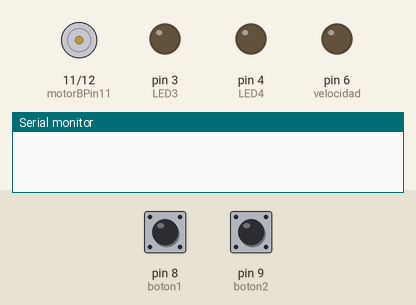
Recording of a sketch running on a simulated Arduino Uno, built with avr-gcc and run on an emulated ATmega328P. On the bench: motor-driver pin pairs drawn as motors (green arrow = first pin HIGH = forward, orange = second pin HIGH = backward, longer = more drive), output pins drawn as LEDs (lit = HIGH), the last lines printed to the serial monitor. The inputs (shaded band) are chosen by the test bench; at power-on: pin 8 (boton1) LOW, pin 9 (boton2) LOW.

Above: at 1.2 s.
1.3 s: pin 8 (boton1) pulled HIGH for 1 s
At 2.8 s:
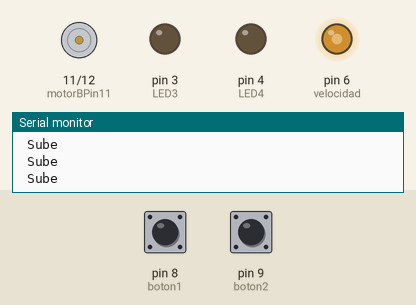
3.8 s: pin 9 (boton2) pulled HIGH for 3.2 s
At 3.95 s:
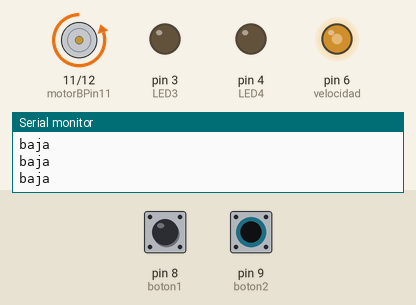
8.5 s: pin 8 (boton1) pulled HIGH for 0.15 s
At 8.58 s:
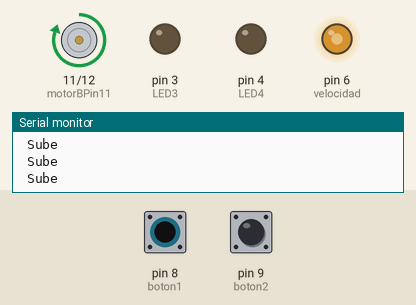
10.1 s: pin 9 (boton2) pulled HIGH for 0.15 s
At 11.0 s:
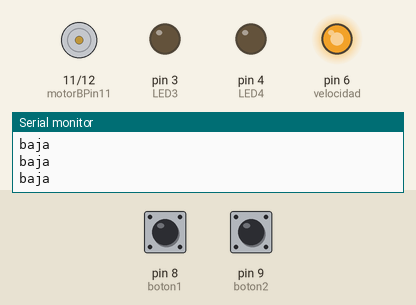
11.8 s: pin 9 (boton2) pulled HIGH for 1 s
At 11.95 s:
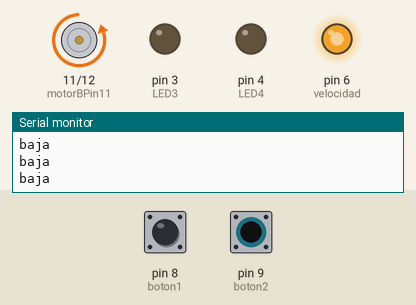
14.3 s: pin 8 (boton1) pulled HIGH for 0.15 s
At 14.38 s:
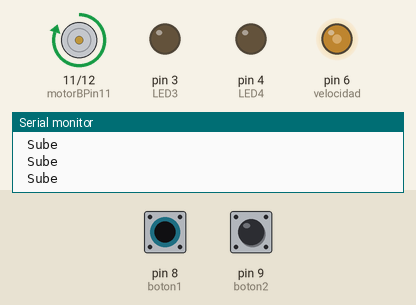
Timing chart, 0 to 16.9 s (numbered marks = the images above; inputs shaded):
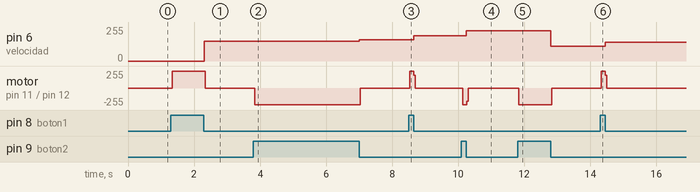

Measured:
- after the input at 1.3 s, pin 6 (velocidad): 0/255 → 147/255 after 1.0 s; motor on pin 11 (motorBPin11) / pin 12 (motorBPin12): stopped → forward 253/255 at once, → stopped 1.0 s later
- after the input at 3.8 s, pin 6 (velocidad): 147/255 → 161/255 after 3.2 s; motor on pin 11 (motorBPin11) / pin 12 (motorBPin12): stopped → backward 253/255 at once, → stopped 3.2 s later
- after the input at 8.5 s, pin 6 (velocidad): 161/255 → 191/255 after 0.15 s; motor on pin 11 (motorBPin11) / pin 12 (motorBPin12): stopped → forward 253/255 at once, → stopped 0.12 s later
- after the input at 10.1 s, pin 6 (velocidad): 191/255 → 226/255 after 0.15 s; motor on pin 11 (motorBPin11) / pin 12 (motorBPin12): stopped → backward 253/255 at once, → stopped 0.12 s later
- after the input at 11.8 s, pin 6 (velocidad): 226/255 → 112/255 after 1.0 s; motor on pin 11 (motorBPin11) / pin 12 (motorBPin12): stopped → backward 253/255 at once, → stopped 1.0 s later
- after the input at 14.3 s, pin 6 (velocidad): 112/255 → 142/255 after 0.15 s; motor on pin 11 (motorBPin11) / pin 12 (motorBPin12): stopped → forward 253/255 at once, → stopped 0.12 s later

The sketch:

ArranqueMotorBotones.ino
```cpp
const int motorBPin11 = 11;
const int motorBPin12 = 12;
int boton1 = 8;
int boton2 = 9;
int velocidad = 6;
int PWM = 0;
int k = 1;
int k2 = 1;
int LED3 = 3;
int LED4 = 4;

void setup() {
  Serial.begin(9600);
    pinMode(motorBPin11, OUTPUT); // A favor de las manecillas
    pinMode(motorBPin12, OUTPUT); //Contra las manecillas
    pinMode(boton1, INPUT);
    pinMode(boton2, INPUT);
    pinMode(velocidad, OUTPUT);
    pinMode(LED3, OUTPUT);
    pinMode(LED4, OUTPUT);
}

void loop() {

  // Condiciones iniciales en 0
  digitalWrite(motorBPin11,LOW);
  digitalWrite(motorBPin12,LOW);
  digitalWrite(LED3,LOW);
  digitalWrite(LED4,LOW);


  int btn1;                      // Establecer botones
  btn1=digitalRead(boton1);
  int btn2;
  btn2=digitalRead(boton2);

  if (btn1 == 1){
     digitalWrite(motorBPin11,HIGH); //Sube
     Serial.println(" Sube");
     digitalWrite(LED3,HIGH);


     PWM = constrain(PWM + k,0,255);  // Aumenta la velocidad
     analogWrite(6,PWM);
     //Serial.print(PWM);

     if(PWM == 255){
     k = -1;
     }

     if(PWM == 0){
     k = 1;
     }


     }

    else if (btn2== 1){
     digitalWrite(motorBPin12,HIGH); //Sube
     Serial.println("baja");
     digitalWrite(LED4,HIGH);


    PWM = constrain(PWM + k2,0,255);  // Aumenta la velocidad
     analogWrite(6,PWM);
     //Serial.print(PWM);


     if(PWM == 255){
     k2 = -1;
     }

     if(PWM == 0){
     k2 = 1;
     }
     }

}
```
